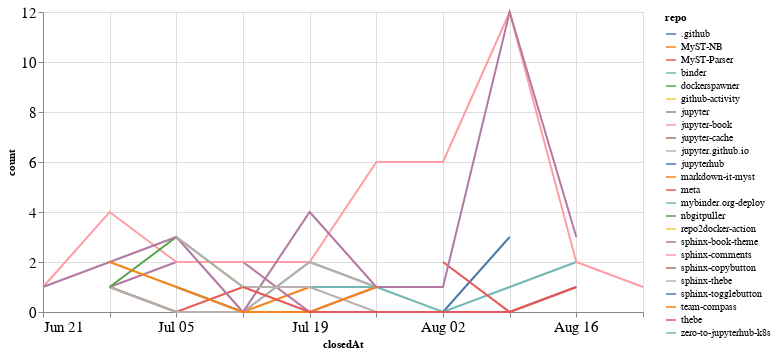

Notebook code for this chart:
### Code cell
closed_by_time = closed_by.groupby('repo').resample('W', on='closedAt').count()['author'].reset_index()
closed_by_time = closed_by_time.rename(columns={'author': 'count'})

alt.Chart(closed_by_time, width=600).mark_line().encode(
    x='closedAt',
    y='count',
    color='repo',
    tooltip="repo"
)

### Figure 1 — Vega-Lite specification as saved in the notebook (floating-point values rounded to 4 significant figures)
{"config": {"axisLeft": {"labelFontSize": 15}, "axisBottom": {"labelFontSize": 15}}, "data": {"name": "data-a3a64c4137c79a3d1c2590c02db97fda"}, "mark": "line", "encoding": {"color": {"type": "nominal", "field": "repo"}, "tooltip": {"type": "nominal", "field": "repo"}, "x": {"type": "temporal", "field": "closedAt"}, "y": {"type": "quantitative", "field": "count"}}, "width": 600, "$schema": "https://vega.github.io/schema/vega-lite/v4.8.1.json", "datasets": {"data-a3a64c4137c79a3d1c2590c02db97fda": [{"repo": ".github", "closedAt": "2020-07-05T00:00:00", "count": 1}, {"repo": ".github", "closedAt": "2020-07-12T00:00:00", "count": 0}, {"repo": ".github", "closedAt": "2020-07-19T00:00:00", "count": 0}, {"repo": ".github", "closedAt": "2020-07-26T00:00:00", "count": 0}, {"repo": ".github", "closedAt": "2020-08-02T00:00:00", "count": 0}, {"repo": ".github", "closedAt": "2020-08-09T00:00:00", "count": 3}, {"repo": "MyST-NB", "closedAt": "2020-06-28T00:00:00", "count": 1}, {"repo": "MyST-NB", "closedAt": "2020-07-05T00:00:00", "count": 0}, {"repo": "MyST-NB", "closedAt": "2020-07-12T00:00:00", "count": 0}, {"repo": "MyST-NB", "closedAt": "2020-07-19T00:00:00", "count": 1}, {"repo": "MyST-Parser", "closedAt": "2020-06-28T00:00:00", "count": 1}, {"repo": "MyST-Parser", "closedAt": "2020-07-05T00:00:00", "count": 0}, {"repo": "MyST-Parser", "closedAt": "2020-07-12T00:00:00", "count": 1}, {"repo": "MyST-Parser", "closedAt": "2020-07-19T00:00:00", "count": 1}, {"repo": "binder", "closedAt": "2020-06-28T00:00:00", "count": 1}, {"repo": "binder", "closedAt": "2020-07-05T00:00:00", "count": 0}, {"repo": "binder", "closedAt": "2020-07-12T00:00:00", "count": 0}, {"repo": "binder", "closedAt": "2020-07-19T00:00:00", "count": 2}, {"repo": "binder", "closedAt": "2020-07-26T00:00:00", "count": 1}, {"repo": "binder", "closedAt": "2020-08-02T00:00:00", "count": 0}, {"repo": "binder", "closedAt": "2020-08-09T00:00:00", "count": 1}, {"repo": "binder", "closedAt": "2020-08-16T00:00:00", "count": 2}, {"repo": "dockerspawner", "closedAt": "2020-06-28T00:00:00", "count": 2}, {"repo": "github-activity", "closedAt": "2020-08-09T00:00:00", "count": 2}, {"repo": "jupyter", "closedAt": "2020-06-28T00:00:00", "count": 1}, {"repo": "jupyter", "closedAt": "2020-07-05T00:00:00", "count": 2}, {"repo": "jupyter", "closedAt": "2020-07-12T00:00:00", "count": 2}, {"repo": "jupyter", "closedAt": "2020-07-19T00:00:00", "count": 0}, {"repo": "jupyter", "closedAt": "2020-07-26T00:00:00", "count": 1}, {"repo": "jupyter-book", "closedAt": "2020-06-21T00:00:00", "count": 1}, {"repo": "jupyter-book", "closedAt": "2020-06-28T00:00:00", "count": 4}, {"repo": "jupyter-book", "closedAt": "2020-07-05T00:00:00", "count": 2}, {"repo": "jupyter-book", "closedAt": "2020-07-12T00:00:00", "count": 2}, {"repo": "jupyter-book", "closedAt": "2020-07-19T00:00:00", "count": 2}, {"repo": "jupyter-book", "closedAt": "2020-07-26T00:00:00", "count": 6}, {"repo": "jupyter-book", "closedAt": "2020-08-02T00:00:00", "count": 6}, {"repo": "jupyter-book", "closedAt": "2020-08-09T00:00:00", "count": 12}, {"repo": "jupyter-book", "closedAt": "2020-08-16T00:00:00", "count": 2}, {"repo": "jupyter-book", "closedAt": "2020-08-23T00:00:00", "count": 1}, {"repo": "jupyter-cache", "closedAt": "2020-06-28T00:00:00", "count": 1}, {"repo": "jupyter.github.io", "closedAt": "2020-06-28T00:00:00", "count": 1}, {"repo": "jupyter.github.io", "closedAt": "2020-07-05T00:00:00", "count": 0}, {"repo": "jupyter.github.io", "closedAt": "2020-07-12T00:00:00", "count": 0}, {"repo": "jupyter.github.io", "closedAt": "2020-07-19T00:00:00", "count": 2}, {"repo": "jupyter.github.io", "closedAt": "2020-07-26T00:00:00", "count": 1}, {"repo": "jupyterhub", "closedAt": "2020-07-12T00:00:00", "count": 1}, {"repo": "markdown-it-myst", "closedAt": "2020-08-09T00:00:00", "count": 1}, {"repo": "meta", "closedAt": "2020-08-02T00:00:00", "count": 2}, {"repo": "meta", "closedAt": "2020-08-09T00:00:00", "count": 0}, {"repo": "meta", "closedAt": "2020-08-16T00:00:00", "count": 1}, {"repo": "mybinder.org-deploy", "closedAt": "2020-07-19T00:00:00", "count": 1}, {"repo": "mybinder.org-deploy", "closedAt": "2020-07-26T00:00:00", "count": 1}, {"repo": "nbgitpuller", "closedAt": "2020-06-28T00:00:00", "count": 1}, {"repo": "nbgitpuller", "closedAt": "2020-07-05T00:00:00", "count": 3}, {"repo": "nbgitpuller", "closedAt": "2020-07-12T00:00:00", "count": 1}, {"repo": "repo2docker-action", "closedAt": "2020-07-26T00:00:00", "count": 1}, {"repo": "sphinx-book-theme", "closedAt": "2020-06-21T00:00:00", "count": 1}, {"repo": "sphinx-book-theme", "closedAt": "2020-06-28T00:00:00", "count": 2}, {"repo": "sphinx-book-theme", "closedAt": "2020-07-05T00:00:00", "count": 3}, {"repo": "sphinx-book-theme", "closedAt": "2020-07-12T00:00:00", "count": 0}, {"repo": "sphinx-book-theme", "closedAt": "2020-07-19T00:00:00", "count": 4}, {"repo": "sphinx-book-theme", "closedAt": "2020-07-26T00:00:00", "count": 1}, {"repo": "sphinx-book-theme", "closedAt": "2020-08-02T00:00:00", "count": 1}, {"repo": "sphinx-book-theme", "closedAt": "2020-08-09T00:00:00", "count": 12}, {"repo": "sphinx-book-theme", "closedAt": "2020-08-16T00:00:00", "count": 3}, {"repo": "sphinx-comments", "closedAt": "2020-08-16T00:00:00", "count": 4}, {"repo": "sphinx-copybutton", "closedAt": "2020-07-26T00:00:00", "count": 2}, {"repo": "sphinx-thebe", "closedAt": "2020-07-05T00:00:00", "count": 3}, {"repo": "sphinx-thebe", "closedAt": "2020-07-12T00:00:00", "count": 1}, {"repo": "sphinx-thebe", "closedAt": "2020-07-19T00:00:00", "count": 1}, {"repo": "sphinx-thebe", "closedAt": "2020-07-26T00:00:00", "count": 0}, {"repo": "sphinx-thebe", "closedAt": "2020-08-02T00:00:00", "count": 0}, {"repo": "sphinx-thebe", "closedAt": "2020-08-09T00:00:00", "count": 0}, {"repo": "sphinx-thebe", "closedAt": "2020-08-16T00:00:00", "count": 1}, {"repo": "sphinx-togglebutton", "closedAt": "2020-08-09T00:00:00", "count": 3}, {"repo": "team-compass", "closedAt": "2020-06-28T00:00:00", "count": 2}, {"repo": "team-compass", "closedAt": "2020-07-05T00:00:00", "count": 1}, {"repo": "team-compass", "closedAt": "2020-07-12T00:00:00", "count": 0}, {"repo": "team-compass", "closedAt": "2020-07-19T00:00:00", "count": 0}, {"repo": "team-compass", "closedAt": "2020-07-26T00:00:00", "count": 1}, {"repo": "thebe", "closedAt": "2020-07-12T00:00:00", "count": 1}, {"repo": "thebe", "closedAt": "2020-07-19T00:00:00", "count": 0}, {"repo": "thebe", "closedAt": "2020-07-26T00:00:00", "count": 0}, {"repo": "thebe", "closedAt": "2020-08-02T00:00:00", "count": 0}, {"repo": "thebe", "closedAt": "2020-08-09T00:00:00", "count": 0}, {"repo": "thebe", "closedAt": "2020-08-16T00:00:00", "count": 1}, {"repo": "zero-to-jupyterhub-k8s", "closedAt": "2020-07-05T00:00:00", "count": 1}]}}
